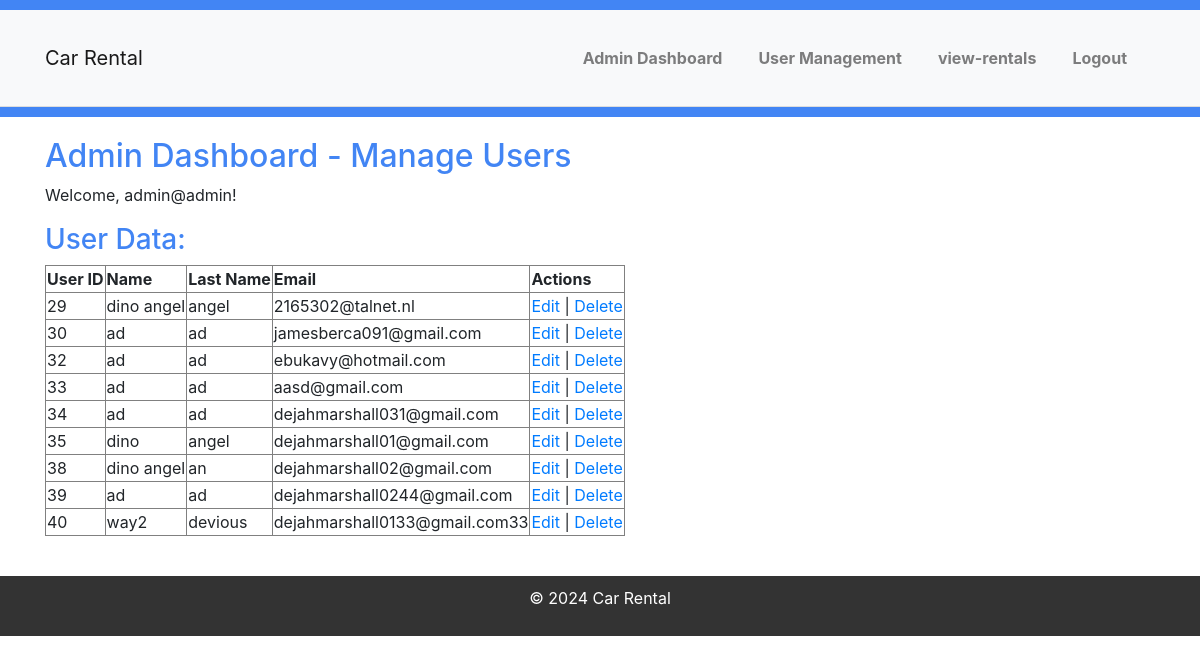
The page /car-rental2/pages/admin_pages/manage-users.php (signed in) on the database as committed earlier.
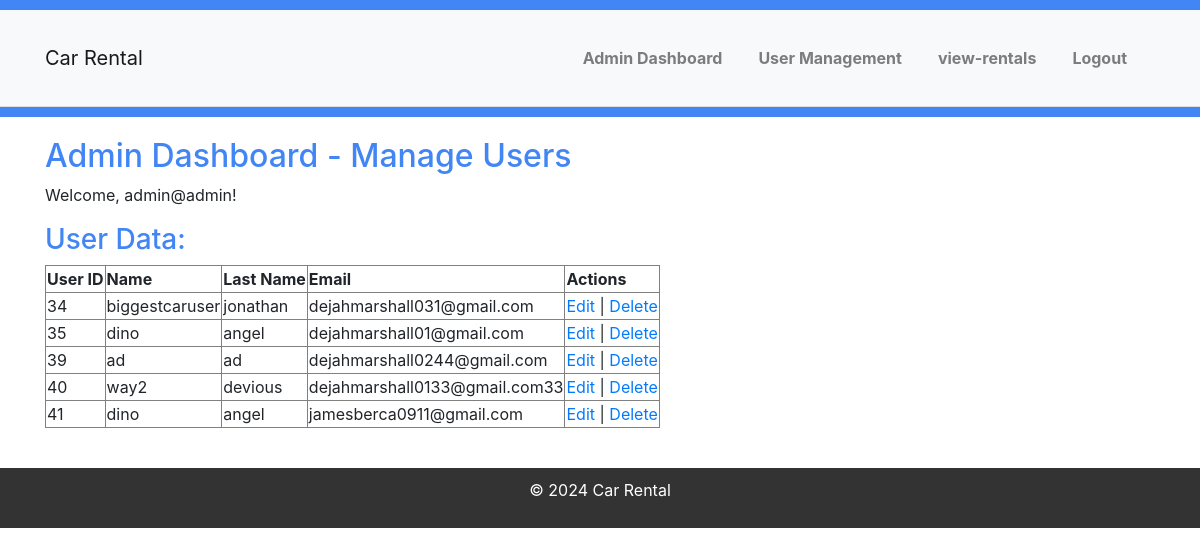
The same page on the database as committed later.
### tables this page shows
CREATE TABLE `customers` (
  `CustomerID` int(11) NOT NULL,
  `name` varchar(255) NOT NULL,
  `LastName` varchar(255) NOT NULL,
  `Address` varchar(255) NOT NULL,
  `LicenseNumber` varchar(20) NOT NULL,
  `PhoneNumber` varchar(15) NOT NULL,
  `email` varchar(255) NOT NULL,
  `password` varchar(255) NOT NULL,
  `country` varchar(255) DEFAULT NULL,
  `adress` int(11) NOT NULL
);

### car-rental2/classes/Admin.php (called while the page is built, shortened)
<?php
require_once('Database.php');
class Admin {
    private $db;
    public function __construct(Database $database) {
        $this->db = $database;
    }
    public function getAllUsers() {
        $sql = "SELECT * FROM customers";
        $result = $this->db->executeQuery($sql);
        $users = array();
        foreach ($result as $row) {
            $users[] = $row;
        }
        return $users;
    }
}
?>

### car-rental2/classes/Database.php (called while the page is built, shortened)
<?php
class Database {
    private $conn;
    public function __construct() {
        try {
            $dsn = "mysql:host=" . DB_HOST . ";dbname=" . DB_NAME . ";port=" . DB_PORT;
            $options = [
                PDO::ATTR_ERRMODE            => PDO::ERRMODE_EXCEPTION,
                PDO::ATTR_DEFAULT_FETCH_MODE => PDO::FETCH_ASSOC,
                PDO::ATTR_EMULATE_PREPARES   => false,
            ];
            $this->conn = new PDO($dsn, DB_USER, DB_PASSWORD, $options);
        } catch (PDOException $e) {
            die("Connection failed: " . $e->getMessage());
        }
    }
    public function executeQuery($sql, $params = []) {
        $stmt = $this->conn->prepare($sql);
        $stmt->execute($params);
        return $stmt->fetchAll();
    }
}
?>

### car-rental2/pages/admin_pages/manage-users.php (the view, shortened to what this page needs)
<?php
require_once('../../classes/Admin.php');
$admin = new Admin($database);
$adminInfo = $_SESSION['admin'];
$users = $admin->getAllUsers();
?>
<!DOCTYPE html>
<html lang="en">
<head>
    <link rel="stylesheet" href="../../assets/css/style.css">
</head>
<body>
<?php include('../../includes/header.php'); ?>
<div class="container">
    <h2>Admin Dashboard - Manage Users</h2>
    <p>Welcome, <?php echo $adminInfo['username']; ?>!</p>
    <h3>User Data:</h3>
    <table border="1">
        <tr>
            <th>User ID</th>
            <th>Name</th>
            <th>Last Name</th>
            <th>Email</th>
            <th>Actions</th>
        </tr>
        <?php foreach ($users as $user): ?>
            <tr>
                <td><?php echo $user['CustomerID']; ?></td>
                <td><?php echo $user['name']; ?></td>
                <td><?php echo $user['LastName']; ?></td>
                <td><?php echo $user['email']; ?></td>
                <td>
                    <a href="edit-user.php?id=<?php echo $user['CustomerID']; ?>">Edit</a>
                    |
                    <a href="?delete_id=<?php echo $user['CustomerID']; ?>" onclick="return confirm('Are you sure you want to delete this user?')">Delete</a>
                </td>
            </tr>
        <?php endforeach; ?>
    </table>
</div>
<?php include('../../includes/footer.php'); ?>
</body>
</html>

Rows that differ between the two databases and show on the page:
removed customers: CustomerID "29", name "dino angel", LastName "angel", email "2165302@talnet.nl"
removed customers: CustomerID "30", name "ad", LastName "ad", email "jamesberca091@gmail.com"
removed customers: CustomerID "32", name "ad", LastName "ad", email "ebukavy@hotmail.com"
removed customers: CustomerID "33", name "ad", LastName "ad", email "aasd@gmail.com"
removed customers: CustomerID "38", name "dino angel", LastName "an", email "dejahmarshall02@gmail.com"
changed customers "dejahmarshall031@gmail.com": name "ad" → "biggestcaruser"; LastName "ad" → "jonathan"
added customers: CustomerID "41", name "dino", LastName "angel", email "jamesberca0911@gmail.com"
